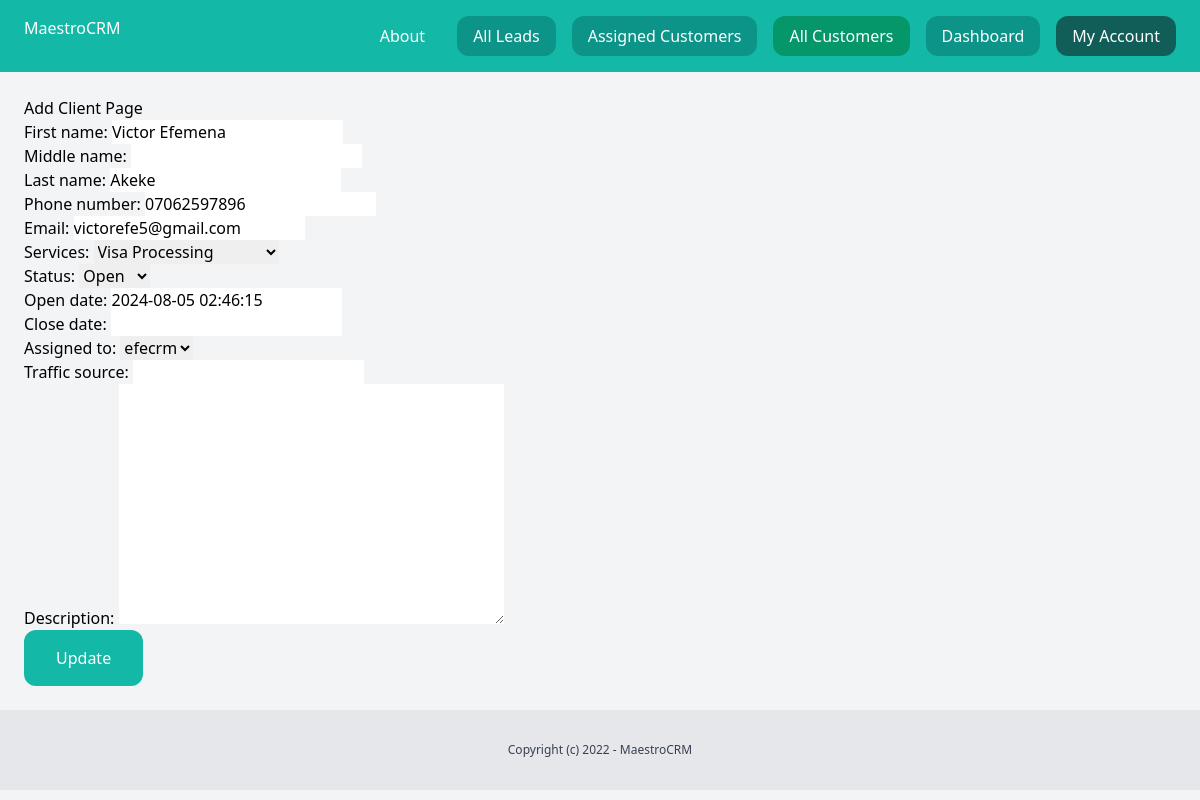
The app's page /dashboard/client/17/edit/ (signed in) with its own data.
### client/models.py (models this page shows, shortened)
class Client(models.Model):
    team = models.ForeignKey(Team, related_name='clients', on_delete=models.CASCADE)
    first_name = models.CharField(max_length=255, default='FirstName')
    middle_name = models.CharField(max_length=255, blank=True, null=True)
    last_name = models.CharField(max_length=255, default='LastName')
    phone_number = models.CharField(max_length=20, blank=True, null=True)
    email = models.EmailField()
    services = models.CharField(max_length=50, choices=SERVICES_CHOICES, default='Visa Processing')
    status = models.CharField(max_length=50, choices=STATUS_CHOICES, default='open')
    open_date = models.DateTimeField(blank=True, null=True)
    close_date = models.DateTimeField(blank=True, null=True)
    assigned_to = models.ForeignKey(
        settings.AUTH_USER_MODEL,
        related_name='assigned_clients',
        on_delete=models.CASCADE,
        default=1  # Assuming user with ID 1 exists
    )
    traffic_source = models.CharField(max_length=255, blank=True, null=True)
    converted_by = models.ForeignKey(
        settings.AUTH_USER_MODEL,
        related_name='converted_clients',
        on_delete=models.CASCADE,
        default=1  # Assuming user with ID 1 exists
    )
    converted_at = models.DateTimeField(default=timezone.now)
    created_by = models.ForeignKey(User, related_name='clients', on_delete=models.CASCADE)
    created_at = models.DateTimeField(auto_now_add=True)
    modified_at = models.DateTimeField(auto_now=True)
    description = models.TextField(blank=True, null=True)
    class Meta:
        ordering= ('-created_at',)

### client/views.py (the view)
# urls.py: path('<int:pk>/edit/', views.edit_client, name='edit'),
@login_required
def edit_client(request, pk):
    client = get_object_or_404(Client, pk=pk)
    team = client.team
    if not team.members.filter(id=request.user.id).exists():
        return HttpResponseForbidden("You are cannont access this page because you are not a team member.")
    else:
        if request.method == 'POST':
            form = AddClientForm(request.POST, instance=client)
            if form.is_valid():
                form.save()
                messages.success(request, f"{client.first_name} has been edited successfully.")
                return redirect('clients:list')
        else:
            form = AddClientForm(instance=client)
            return render(request, 'client/edit_client.html', {
                'form': form
            })

### client/forms.py
class AddClientForm(forms.ModelForm):
    class Meta:
        model = Client
        fields = [
            'first_name', 'middle_name', 'last_name', 'phone_number', 'email',
            'services', 'status', 'open_date', 'close_date', 'assigned_to',
            'traffic_source', 'description',
        ]

### client/templates/client/edit_client.html (shortened to what this page needs)
{% extends 'core/base.html' %}
{% block content %}
<div class="py-6 px-6">
    <h1 class="tet-xl"> Add Client Page</h1>
    <form method="post" action=".">
        {{ form.as_p }}
        <button type="submit" class="py-4 px-8 bg-teal-500 text-white rounded-xl">Update</button>
    </form>
</div>
{% endblock %}

### records on screen
Client: first_name "Victor Efemena", last_name "Akeke", phone_number "07062597896", email "victorefe5@gmail.com", services "Visa Processing", status "Open", open_date "2024-08-05 02:46:15", assigned_to "efecrm"
